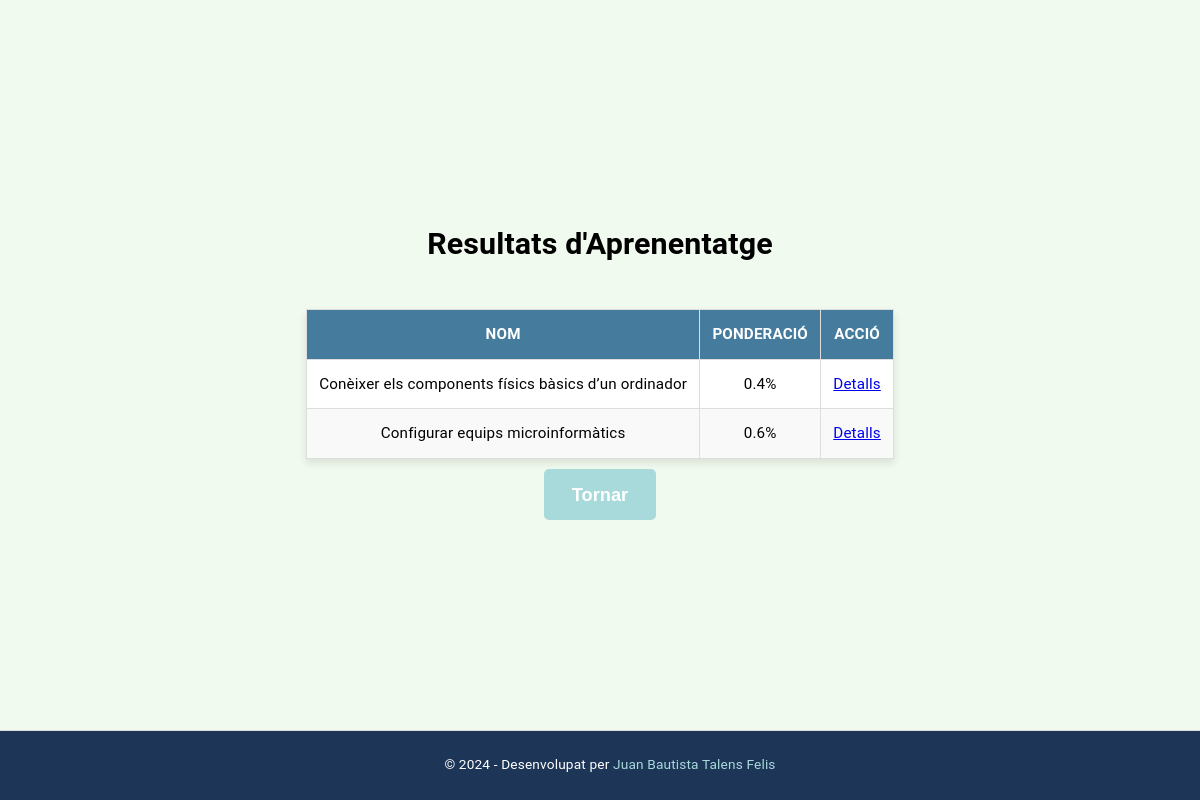
Page /modul/1 on the earlier database version.
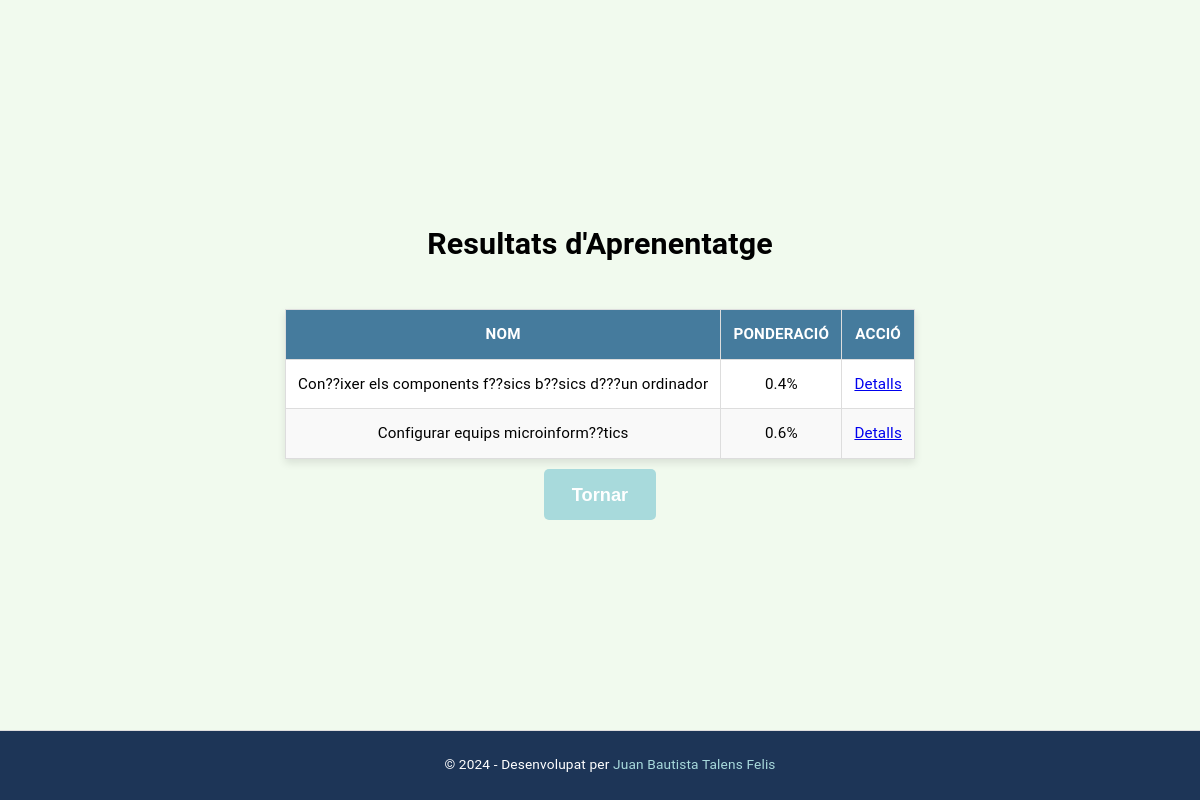
Same page on the later database version.
### tables this page shows
CREATE TABLE RA (
    id_ra INTEGER PRIMARY KEY AUTOINCREMENT,
    nom VARCHAR(255) NOT NULL,
    ponderacio DECIMAL(5, 2) NOT NULL,
    id_modul INT REFERENCES Modul(id_modul)
);

### app.py (the view)
@app.route('/modul/<int:id_modul>')
def veure_modul(id_modul):
    conn = sqlite3.connect(DB_PATH)
    cursor = conn.cursor()
    cursor.execute("""
        SELECT RA.id_ra, RA.nom, RA.ponderacio
        FROM RA
        WHERE RA.id_modul = ?
    """, (id_modul,))
    ras = cursor.fetchall()
    conn.close()
    return render_template('ras.html', ras=ras, id_modul=id_modul)

### templates/ras.html (shortened to what this page needs)
<!DOCTYPE html>
<html lang="ca">
<head>
    <link rel="stylesheet" href="/static/style.css">
</head>
<body>
    <div class="container">
        <h1>Resultats d'Aprenentatge</h1>
        <table>
            <thead>
                <tr>
                    <th>Nom</th>
                    <th>Ponderació</th>
                    <th>Acció</th>
                </tr>
            </thead>
            <tbody>
                {% for ra in ras %}
                    <tr>
                        <td>{{ ra[1] }}</td>
                        <td>{{ ra[2] }}%</td>
                        <td><a href="/ra/{{ ra[0] }}" class="action-link">Detalls</a></td>
                    </tr>
                {% endfor %}
            </tbody>
        </table>
        <button onclick="location.href='/'" class="back-button">Tornar</button>
    </div>
    <footer>
        <p>&copy; 2024 - Desenvolupat per <a href="https://juatafe.github.io" target="_blank">Juan Bautista Talens Felis</a></p>
    </footer>
</body>
</html>

### static/style.css (style rules this page uses)
:root { --primary-color: #1d3557; --primary-hover-color: #457b9d; --secondary-color: #a8dadc; --secondary-hover-color: #76c7c0; --background-color: #f1faee; --text-color: #1d3557; --table-header-bg: #457b9d; --table-header-text: white; font-size: calc(0.2em + 1vw); }
body { font-size: 1rem; margin: 0; line-height: 1.6; letter-spacing: 0.01em; background-color: var(--background-color); font-family: 'Roboto', sans-serif; display: flex; flex-direction: column; min-height: 100vh; }
.container { flex: 1; display: flex; flex-direction: column; align-items: center; justify-content: center; max-width: 1200px; margin: auto; padding: 1.5em; }
button { padding: 0.8em 1.5em; margin: 10px; background-color: var(--primary-color); color: white; border: none; border-radius: 5px; cursor: pointer; font-size: 1.2rem; font-weight: bold; transition: background-color 0.3s ease, transform 0.2s ease-in-out; }
.back-button { background-color: var(--secondary-color); }
table { width: 100%; border-collapse: collapse; margin-top: 20px; background-color: white; box-shadow: 0 4px 8px rgba(0, 0, 0, 0.1); font-size: 1rem; }
table th, table td { border: 1px solid #ddd; padding: 0.8em; text-align: center; }
table th { background-color: var(--table-header-bg); color: var(--table-header-text); font-weight: bold; text-transform: uppercase; }
table tbody tr:nth-child(even) { background-color: #f9f9f9; }
footer { background-color: var(--primary-color); padding: 10px; text-align: center; font-size: 0.9rem; color: white; border-top: 1px solid #ddd; width: 100%; position: relative; bottom: 0; }
footer a { color: var(--secondary-color); text-decoration: none; }

Differences in the rows shown:
changed RA: nom "Conèixer els components físics bàsics d’un ordinador" → "Con??ixer els components f??sics b??sics d???un ordinador"
changed RA: nom "Configurar equips microinformàtics" → "Configurar equips microinform??tics"
